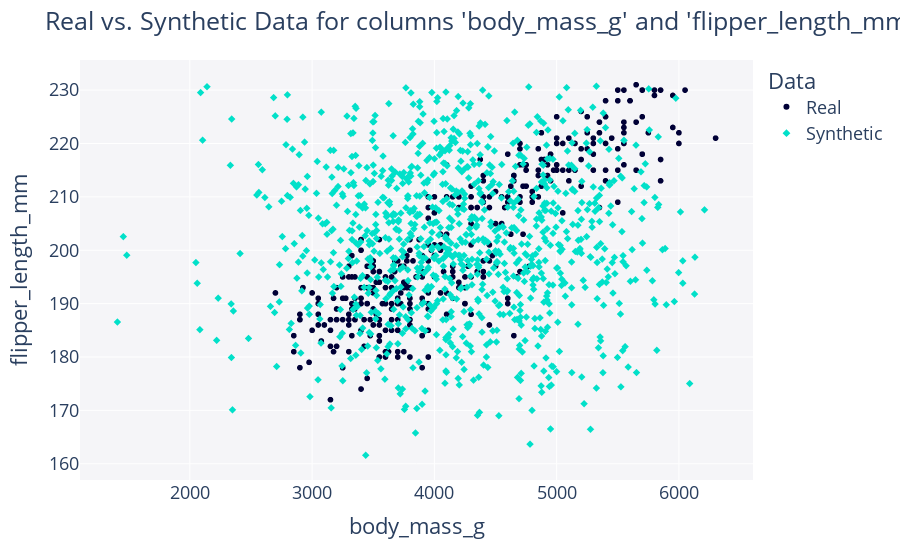

Notebook cell for this chart:
### Markdown cell above
This means we need to use the `Multivariate` package, however we have to change it around, as we want to keep the `TruncatedGaussian`. To start, let's take the penguins dataset from seaborn. If we use our same methodology from before, we can see that we again fail to capture the correlation.

### Code cell
import seaborn as sns
from copulas.univariate import TruncatedGaussian
import numpy as np
from copulas.visualization import scatter_2d

df = sns.load_dataset('penguins') 
data = df[['body_mass_g', 'flipper_length_mm']].dropna()

synth_data = pd.DataFrame()
distributions = []

alphas = data["body_mass_g"]
alpha_dist = TruncatedGaussian(minimum=0.0, maximum=None)
alpha_dist.fit(alphas)
synth_data["body_mass_g"] = alpha_dist.sample(1000)
distributions.append(alpha_dist.to_dict()['type'])


ks = data["flipper_length_mm"]
k_dist = TruncatedGaussian(minimum=0.0, maximum=None)
k_dist.fit(ks)
synth_data["flipper_length_mm"] = k_dist.sample(1000)
distributions.append(k_dist.to_dict()['type'])

from copulas.visualization import compare_2d

compare_2d(data, synth_data) 
# scatter_2d(data)

### Figure 1 — Plotly figure (JSON) as saved in the notebook; plotly's stock layout.template omitted (floating-point values rounded to 4 significant figures; data arrays with more than 128 entries replaced by an {"elided": "..."} marker saying what was removed)
{"data": [{"hovertemplate": "Data=Real<br>body_mass_g=%{x}<br>flipper_length_mm=%{y}<extra></extra>", "legendgroup": "Real", "marker": {"color": "#000036", "symbol": "circle"}, "mode": "markers", "name": "Real", "showlegend": true, "type": "scattergl", "x": {"elided": "342 float values"}, "xaxis": "x", "y": {"elided": "342 float values"}, "yaxis": "y"}, {"hovertemplate": "Data=Synthetic<br>body_mass_g=%{x}<br>flipper_length_mm=%{y}<extra></extra>", "legendgroup": "Synthetic", "marker": {"color": "#01E0C9", "symbol": "diamond"}, "mode": "markers", "name": "Synthetic", "showlegend": true, "type": "scattergl", "x": {"elided": "1000 float values"}, "xaxis": "x", "y": {"elided": "1000 float values"}, "yaxis": "y"}], "layout": {"font": {"size": 18}, "legend": {"title": {"text": "Data"}, "tracegroupgap": 0}, "margin": {"t": 60}, "plot_bgcolor": "#F5F5F8", "showlegend": true, "title": {"text": "Real vs. Synthetic Data for columns 'body_mass_g' and 'flipper_length_mm'"}, "xaxis": {"anchor": "y", "domain": [0, 1], "title": {"text": "body_mass_g"}}, "yaxis": {"anchor": "x", "domain": [0, 1], "title": {"text": "flipper_length_mm"}}}}
